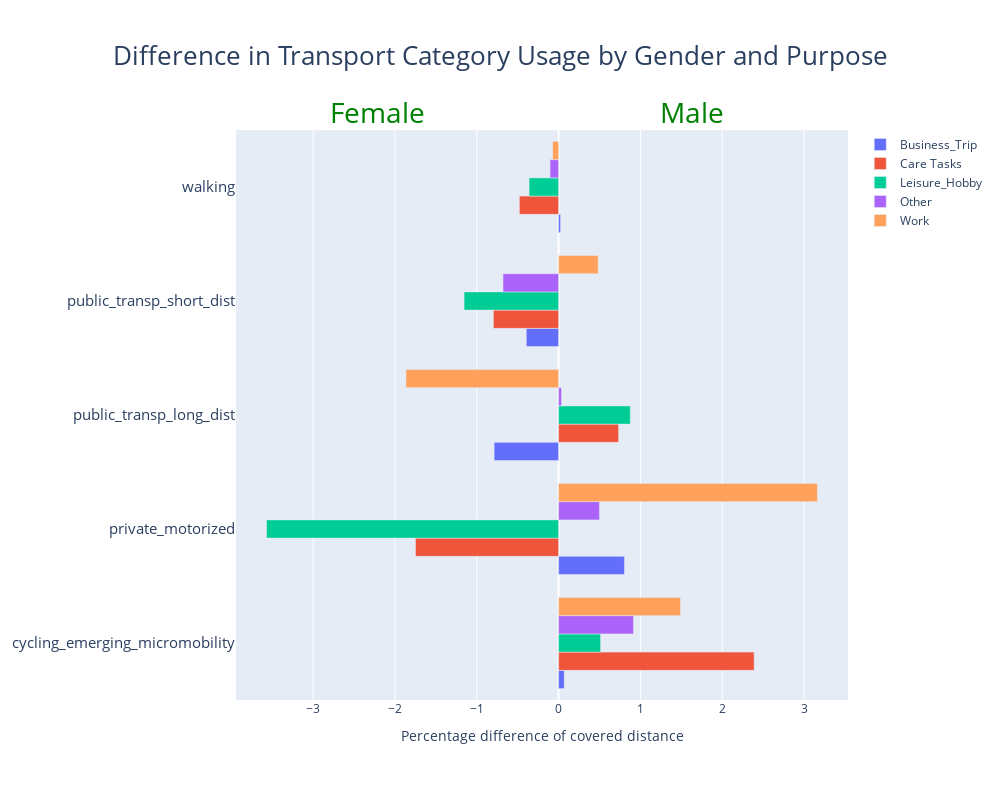

Notebook cell for this chart:
### Markdown cell above
### Merge different task into care

### Code cell
# Define a mapping from original purposes to new categories
purpose_mapping = {'Home': 'Care Tasks', 'Everyday_Shopping': 'Care Tasks',
                   'Personal_Tasks_Errands': 'Care Tasks', 'Pick_Up_Drop_Off': 'Care Tasks'}

# Use replace to modify the 'purpose' column according to the mapping
only_male_female['purpose'] = only_male_female['purpose'].replace(purpose_mapping)

# Compute the relative frequency and difference in one line
grouped = (only_male_female.groupby(['purpose', 'gender', 'transport_category'])['leg_distance'].sum() /
           only_male_female.groupby(['gender'])['leg_distance'].sum()).reset_index()

grouped.columns = ['purpose', 'gender', 'transport_category', 'relative_frequency']

# Pivot the dataframe
pivot_df = grouped.pivot_table(index=['purpose', 'transport_category'], columns='gender', values='relative_frequency').reset_index()

# Compute the difference
pivot_df['difference_%'] = (pivot_df['Male'] - pivot_df['Female']) * 100

# Reset index for the plot
pivot_df.reset_index(inplace=True)

fig = go.Figure()

# Plot the results
for purpose in pivot_df['purpose'].unique():
    temp_df = pivot_df[pivot_df['purpose'] == purpose]
    fig.add_trace(go.Bar(y=temp_df['transport_category'], x=temp_df['difference_%'], name=purpose, orientation='h'))

fig.update_layout(barmode='group', title_text='Difference in Transport Category Usage by Gender and Purpose',
                  width=1000, height=800, title_x=0.5, title_font_size=26)

fig.update_yaxes(tickfont=dict(size=15))
fig.update_xaxes(title_text='Percentage difference of covered distance')

fig.add_annotation(x=0.8, y=1.05, xref="paper", yref="paper", text="Male", showarrow=False, yshift=10, font=dict(size=28, color="Green"))
fig.add_annotation(x=0.15, y=1.05, xref="paper", yref="paper", text="Female", showarrow=False, yshift=10, font=dict(size=28, color="Green"))

fig.update_layout(margin=dict(t=130, l=100, r=100, b=100))

fig.show()

### Figure 1 — Plotly figure (JSON) as saved in the notebook; plotly's stock layout.template omitted (floating-point values rounded to 4 significant figures)
{"data": [{"name": "Business_Trip", "orientation": "h", "type": "bar", "x": [0.06856, 0.8049, -0.7878, -0.3945, 0.024], "y": ["cycling_emerging_micromobility", "private_motorized", "public_transp_long_dist", "public_transp_short_dist", "walking"]}, {"name": "Care Tasks", "orientation": "h", "type": "bar", "x": [2.39, -1.749, 0.7335, -0.7969, -0.4794], "y": ["cycling_emerging_micromobility", "private_motorized", "public_transp_long_dist", "public_transp_short_dist", "walking"]}, {"name": "Leisure_Hobby", "orientation": "h", "type": "bar", "x": [0.5134, -3.568, 0.8764, -1.155, -0.3605], "y": ["cycling_emerging_micromobility", "private_motorized", "public_transp_long_dist", "public_transp_short_dist", "walking"]}, {"name": "Other", "orientation": "h", "type": "bar", "x": [0.915, 0.4993, 0.03545, -0.6792, -0.1043], "y": ["cycling_emerging_micromobility", "private_motorized", "public_transp_long_dist", "public_transp_short_dist", "walking"]}, {"name": "Work", "orientation": "h", "type": "bar", "x": [1.49, 3.163, -1.865, 0.4842, -0.07246], "y": ["cycling_emerging_micromobility", "private_motorized", "public_transp_long_dist", "public_transp_short_dist", "walking"]}], "layout": {"annotations": [{"font": {"color": "Green", "size": 28}, "showarrow": false, "text": "Male", "x": 0.8, "xref": "paper", "y": 1.05, "yref": "paper", "yshift": 10}, {"font": {"color": "Green", "size": 28}, "showarrow": false, "text": "Female", "x": 0.15, "xref": "paper", "y": 1.05, "yref": "paper", "yshift": 10}], "barmode": "group", "height": 800, "margin": {"b": 100, "l": 100, "r": 100, "t": 130}, "title": {"font": {"size": 26}, "text": "Difference in Transport Category Usage by Gender and Purpose", "x": 0.5}, "width": 1000, "xaxis": {"title": {"text": "Percentage difference of covered distance"}}, "yaxis": {"tickfont": {"size": 15}}}}
